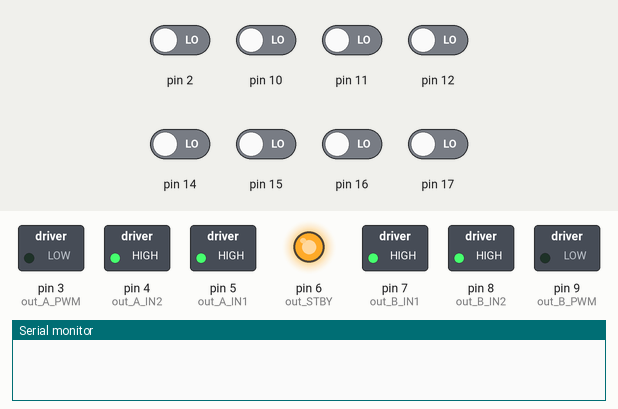
Simulated run of this sketch. Board: Arduino Uno, built with avr-gcc and run on an emulated ATmega328P. Shown: switched loads named in the sketch (green lamp = pin HIGH), output pins drawn as LEDs (lit = HIGH), the last lines printed to the serial monitor. The inputs (shaded band) are chosen by the test bench; at power-on: pin 2, pin 10–12, pin 14–17 LOW.

Above: at 0.1 s.
At 9.0 s:
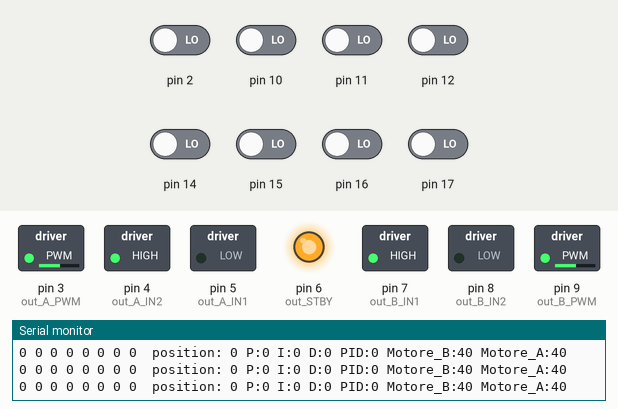
9.1 s: pin 10 driven HIGH
At 10.0 s:
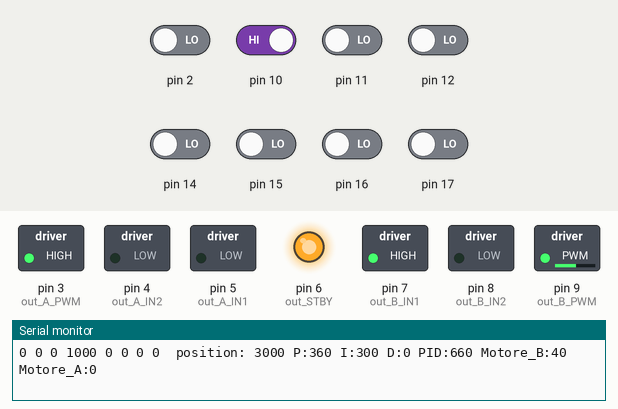
10.6 s: pin 2 driven HIGH
13.6 s: pin 11 driven HIGH
16.6 s: pin 12 driven HIGH
19.6 s: pin 14 driven HIGH
22.6 s: pin 15 driven HIGH
Timing chart, 0 to 25.6 s (numbered marks = the images above; inputs shaded):
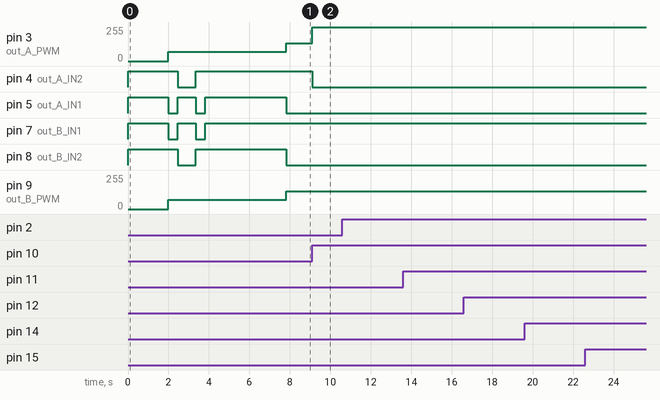

Measured:
- after the input at 9.1 s, pin 3 (out_A_PWM): 132/255 → 255/255 at once; pin 4 (out_A_IN2): HIGH → LOW at once

The sketch:

robot1.ino
```cpp
#include <QTRSensors.h>
//电机驱动器针
#define out_STBY 6
#define out_B_PWM 9
#define out_A_PWM 3
#define out_A_IN2 4
#define out_A_IN1 5
#define out_B_IN1 7
#define out_B_IN2 8
#define motor_A 0
#define motor_B 1
#define motor_AB 2

#define NUM_SENSORS 8 //使用的传感器数量
#define TIMEOUT 2500 // 等待2500我们的传感器输出变为低电平 - aspetta2500我们初步二mandare低我sensori
  //定义QTR pololu传感器
QTRSensorsRC qtrrc((unsigned char[]) {2, 12, 11, 10, 17, 16, 15, 14}
 , NUM_SENSORS, TIMEOUT, 255);
unsigned int sensors[NUM_SENSORS];
  void setup()
{
  Serial.begin(115200);
  // 定义电机驱动输出引脚 - definisci i引脚输出迪德尔MOTORE
  pinMode(out_STBY,OUTPUT);
  pinMode(out_A_PWM,OUTPUT);
  pinMode(out_A_IN1,OUTPUT);
  pinMode(out_A_IN2,OUTPUT);
  pinMode(out_B_PWM,OUTPUT);
  pinMode(out_B_IN1,OUTPUT);
  pinMode(out_B_IN2,OUTPUT);
  motor_standby(false);// motor stand-by off and stop - togli i motori dallo stand-by e fermali
  stopMotors();
  delay(2000);
  SensorCalibration(); // sensor calibration - calibra i sensori
  delay(2000);
}

void loop()
{
  follow_segment(); // follow the black line - segui la linea nera
}
// PID parameters
int Kp=120;
int Ki=100;
int Kd=100;
// follow the black line - segui la linea nera
void follow_segment()
{
  int last_proportional = 0;
  long integral=0;
  int primo=0;
  int posizione = qtrrc.readLine(sensors); // read the IR sensors - leggi i sensori IR
  long int proportional = posizione;
  int P = proportional * Kp/1000; // Proportional parameter
  long int derivative = proportional - last_proportional; //Derivative parameter
  if (primo==0) // firt cycle set derivative to zero - al primo giro imposta il derivativo a zero
     {
      primo=1;
      derivative=0;
    }
  int D=derivative*Kd/1000;
  integral += proportional;
  int I=integral*Ki/1000; //integral parameter
  // Remember the last position - ricorda l'ultima posizione
  last_proportional = proportional;
  int PID =P + I + D; //calculate the PID
  // print some values on the serial port - scrivi qualche valore sulla seriale
  unsigned char zz;
   for (zz = 0; zz < NUM_SENSORS; zz++)
    {
      Serial.print(sensors[zz]);
      Serial.print(' ');
    }
    Serial.print(" position: ");
    Serial.print(posizione);
    Serial.print(" P:");
    Serial.print(P);
    Serial.print(" I:");
    Serial.print(I);
    Serial.print(" D:");
    Serial.print(D);
    Serial.print(" PID:");
    Serial.print(PID);
  // set the values for the motors based on the PID gain - setta i valori del motore basati sul PID
    const int maximum = 40; // the maximum speed
     if (PID > 0){
       if (PID > maximum) PID=maximum;
       motor_speed2(motor_B,maximum);
       motor_speed2(motor_A,maximum-PID);
      Serial.print(" Motore_B:");     Serial.print(maximum);
    Serial.print(" Motore_A:");      Serial.print(maximum-PID);
      }
      else {
       if (PID < -maximum) PID=-maximum;
       motor_speed2(motor_B,maximum+PID);
        motor_speed2(motor_A,maximum);
      Serial.print(" Motore_B:");     Serial.print(maximum+PID);
    Serial.print(" Motore_A:");      Serial.print(maximum);
      }
      Serial.println("");
}
// ------------------ stop the robot - ferma il robottino -----------------------
void stopMotors(){
  motor_brake(motor_A);
  motor_brake(motor_B);
}
// ------------------ Motor driver mgmt routines - routine per gestire i motori -----------------------
void motor_speed2(boolean motor, char speed) { //speed from 0 to 100
  if (motor == motor_A)
   speed = -speed;
  byte PWMvalue=0;
  PWMvalue = map(abs(speed),0,100,50,255); //anything below 50 is very weak
  if (speed > 0)
    motor_speed(motor,0,PWMvalue);
  else if (speed < 0)
    motor_speed(motor,1,PWMvalue);
  else {
    motor_coast(motor);
  }
}
void motor_speed(boolean motor, boolean direction, byte speed) { //speed from 0 to 255
  if (motor == motor_A) {
    if (direction == 0) {
      digitalWrite(out_A_IN1,HIGH);
      digitalWrite(out_A_IN2,LOW);
    } else {
      digitalWrite(out_A_IN1,LOW);
      digitalWrite(out_A_IN2,HIGH);
    }
    analogWrite(out_A_PWM,speed);
  } else {
    if (direction == 0) {
      digitalWrite(out_B_IN1,HIGH);
      digitalWrite(out_B_IN2,LOW);
    } else {
       digitalWrite(out_B_IN1,LOW);
      digitalWrite(out_B_IN2,HIGH);
    }
    analogWrite(out_B_PWM,speed);
  }
}
// stand-by motor
void motor_standby(boolean state) { //low power mode
  if (state == true)
    digitalWrite(out_STBY,LOW);
  else
    digitalWrite(out_STBY,HIGH);
}
// stop the motors
void motor_brake(boolean motor) {
  if (motor == motor_A) {
    digitalWrite(out_A_IN1,HIGH);
    digitalWrite(out_A_IN2,HIGH);
  } else {
    digitalWrite(out_B_IN1,HIGH);
    digitalWrite(out_B_IN2,HIGH);
  }
}
// motors coast - fai girare i motori in folle
void motor_coast(boolean motor) {
  if (motor == motor_A) {
    digitalWrite(out_A_IN1,LOW);
    digitalWrite(out_A_IN2,LOW);
    digitalWrite(out_A_PWM,HIGH);
  } else {
    digitalWrite(out_B_IN1,LOW);
     digitalWrite(out_B_IN2,LOW);
    digitalWrite(out_B_PWM,HIGH);
  }
}
// IR sensor calibration
void SensorCalibration() {
  int counter, i;
  for (counter=0; counter<40; counter++)
  {
    if (counter < 10 || counter >= 30) {
      motor_speed2(motor_A,10);
      motor_speed2(motor_B,-10);
    }
    else   {
      motor_speed2(motor_A,-10);
      motor_speed2(motor_B,10);
    }
    qtrrc.calibrate();
    // Since our counter runs to 80, the total delay will be
    // 80*20 = 1600 ms.
    delay(20);
  }
     // print the calibration minimum values measured when emitters were on
    for (i = 0; i < NUM_SENSORS; i++)
  {
    Serial.print(qtrrc.calibratedMinimumOn[i]);
    Serial.print(' ');
  }
  Serial.println();
    // print the calibration maximum values measured when emitters were on
  for (i = 0; i < NUM_SENSORS; i++)
  {
    Serial.print(qtrrc.calibratedMaximumOn[i]);
    Serial.print(' ');
  }
  Serial.println();
  Serial.println();
  stopMotors();
  delay(2000);
}
```
